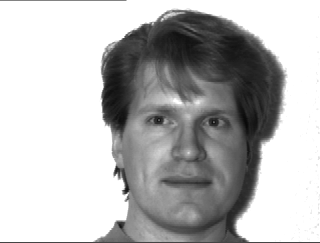
#> input picture data/subject01.centerlight.png, 320 x 243 px; its folder holds only this picture in this run
$ jupyter execute --allow-errors 'FisherFaces copy.ipynb'
#> lines starting #> are read from the running program, lines starting #| are printed output that depends on the picture
[cell 1]
# imports
from PIL import Image
import os
import numpy as np
import matplotlib.pyplot as plt

#### Loading the images from the data folder

[cell 2]
def load_dataset_with_names(folder_path):
#> called with folder_path = 'data/'
    dataset = []

    for filename in os.listdir(folder_path):
        file_path = os.path.join(folder_path, filename)

        if file_path.endswith(('.png')):
            img = Image.open(file_path)
#> img is the input picture: PIL image 320x243 L; min 9, max 255, mean 184.5
            img_array = np.array(img)
            parts = filename.split('.')
            subject = parts[0]
            emotion = parts[1]

            img_info = {'image': img_array, 'subject': subject, 'emotion': emotion}

            dataset.append(img_info)

    return dataset

[cell 3]
folder_path = 'data/'
image_dataset_raw = load_dataset_with_names(folder_path)
#> image_dataset_raw = 1 item

[cell 4]
image_dataset_raw[0]

[cell 5]
print(f"Number of images: {len(image_dataset_raw)}")
#| Number of images: 1
print(f"shape of Images: {image_dataset_raw[0]['image'].shape}")
#| shape of Images: (243, 320)

#### Preparing the training & testing dataset

* All persons images are being used for the training (8 of 11 pose images for train and 3 of 11 for test)

[cell 6]
train_data = {}
test_data = {}
for i in image_dataset_raw:
    train_data[i['subject']] = [img['image'] for img in image_dataset_raw if (img['subject'] == i['subject'] and img['emotion'] not in ['happy', 'sad', 'surprised'])]

    test_data[i['subject']] = [img['image'] for img in image_dataset_raw if (img['subject'] == i['subject'] and img['emotion'] in ['happy', 'sad', 'surprised'])]
#> this loop made 1 pass
#> after the loop, test_data = {'subject01': []}; train_data = 1 item

[cell 7]
train_data.keys()

[cell 8]
print(len(train_data['subject01']))
#| 1
print(len(test_data['subject01']))
#| 0

#### Scaling the pixel values

[cell 9]
# scaling the images
train_data = {k: [img/255 for img in v] for k, v in train_data.items()}
test_data = {k: [img/255 for img in v] for k, v in test_data.items()}

[cell 10]
train_data['subject01'][0].shape
#> Out = (243, 320)

[cell 11]
num_images = len(train_data['subject01'])
#> num_images = 1
num_rows = 2
num_cols = 4
fig, axes = plt.subplots(num_rows, num_cols, figsize=(6, 6))
for i, ax in enumerate(axes.flat):
    if i < num_images:
        ax.imshow(train_data['subject01'][i], cmap='gray')
plt.show()
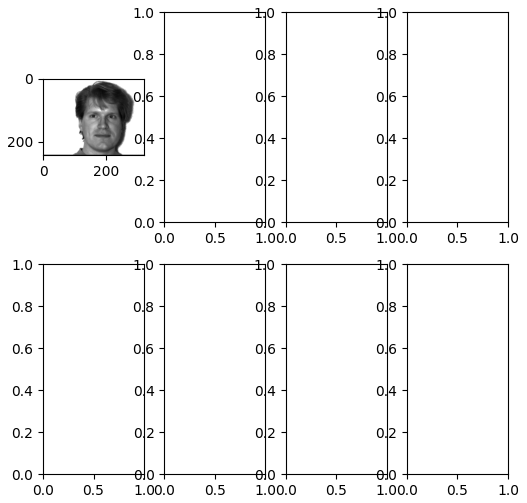
#> figure drawn by matplotlib, 1 panel

#### Flattening the train_data & test_data

[cell 12]
# flatten the images
train_data = {k: [img.flatten() for img in v] for k, v in train_data.items()}
test_data = {k: [img.flatten() for img in v] for k, v in test_data.items()}

[cell 13]
print(train_data['subject01'][0].shape)
#| (77760,)
#> (the rest of this cell did not finish here and is left out)

#### PCA
* We must perform dimensionality reduction to compute the scatter matrices and others

[cell 14]
# reducing the dimensionality of the images using PCA
all_train_images = np.concatenate([np.array(v) for v in train_data.values()])
overall_mean_face = np.mean(all_train_images, axis=0)
all_train_images_centered = all_train_images - overall_mean_face
cov_overall = all_train_images_centered @ all_train_images_centered.T
#> cov_overall = [0]
cov_overall.shape
#> Out = (1, 1)

[cell 15]
eigenvalues_overall, eigenvectors_overall = np.linalg.eig(cov_overall)
#> eigenvalues_overall = [0]; eigenvectors_overall = [1]
eigenvectors_overall.shape
#> Out = (1, 1)

[cell 16]
sorted_eigenvectors_overall = eigenvectors_overall[:, np.argsort(eigenvalues_overall)[::-1]]
#> sorted_eigenvectors_overall = [1]
selected_eigenvectors_overall = sorted_eigenvectors_overall[:, :100]
#> selected_eigenvectors_overall = [1]
selected_eigenvectors_overall.shape
#> Out = (1, 1)

[cell 17]
u = np.dot(all_train_images_centered.T, selected_eigenvectors_overall)
u.shape
#> Out = (77760, 1)

[cell 18]
projected_train_images = np.dot(all_train_images_centered, u)
#> projected_train_images = [0]
projected_train_images.shape
#> Out = (1, 1)

[cell 19]
new_train_data = {k: [img for img in projected_train_images[i:i+8]] for i, (k, v) in enumerate(train_data.items())}
#> new_train_data = {'subject01': [[0]]}

[cell 20]
len(new_train_data['subject01'])
#> Out = 1

[cell 21]
new_train_data['subject01'][0].shape
#> Out = (1,)

#### Calculating the overall_mean & class_mean

[cell 22]
overall_mean = np.mean(projected_train_images, axis=0)
#> overall_mean = [0]
class_mean = {k: np.mean(v, axis=0) for k, v in new_train_data.items()}
#> class_mean = {'subject01': [0]}

[cell 23]
print(len(class_mean))
#| 1
print(overall_mean.shape)
#| (1,)

#### Substracting the class_mean from the train images

[cell 24]
train_data_centered = {k: [img - class_mean[k] for img in v] for k, v in new_train_data.items()}
#> train_data_centered = {'subject01': [[0]]}

#### Within class scatter matrix

#> (a cell that did not finish here is left out)

#> (a cell that did not finish here is left out)

#### Between class scatter matrix

[cell 27]
# between class scatter matrix
s_b = sum(len(v) * np.outer((class_mean[k] - overall_mean), (class_mean[k] - overall_mean).T) for k, v in train_data_centered.items())
#> s_b = [0]

[cell 28]
s_b.shape
#> Out = (1, 1)

#> (a cell that did not finish here is left out)

#> (a cell that did not finish here is left out)

[cell 31]
# sorted_eigenvectors = ei_vectors[:, np.argsort(ei_values)[::-1]]
# selected_eigenvectors = sorted_eigenvectors[:, :90]
# selected_eigenvectors.shape
class_mean['subject01'].shape

#### Projecting on the eigen vectors

#> (a cell that did not finish here is left out)

#> (a cell that did not finish here is left out)

#### Reducing the dimensions of the testdata

[cell 34]
all_test_images = np.concatenate([np.array(v) for v in test_data.values()])
#> all_test_images = empty array
all_test_images.shape

#> (a cell that did not finish here is left out)

[cell 36]
selected_eigenvectors_overall.shape

#> (a cell that did not finish here is left out)

#> (a cell that did not finish here is left out)

#> (a cell that did not finish here is left out)

[cell 40]
all_data = np.array([img for subject in train_data_centered.values() for img in subject])
#> all_data = [0]
#> (the rest of this cell did not finish here and is left out)


$ run again, on data/subject01.sleepy.png
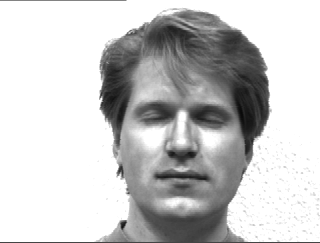
#> input picture data/subject01.sleepy.png, 320 x 243 px
#> in load_dataset_with_names, img is the input picture: PIL image 320x243 L; min 9, max 255, mean 200.5
#> image_dataset_raw = 1 item
#| Number of images: 1
#| shape of Images: (243, 320)
#> the loop `for i in image_dataset_raw:` made 1 pass
#> after the loop `for i in image_dataset_raw:`: test_data = {'subject01': []}; train_data = 1 item
#| 1
#| 0
#> num_images = 1
#> `plt.show()`:
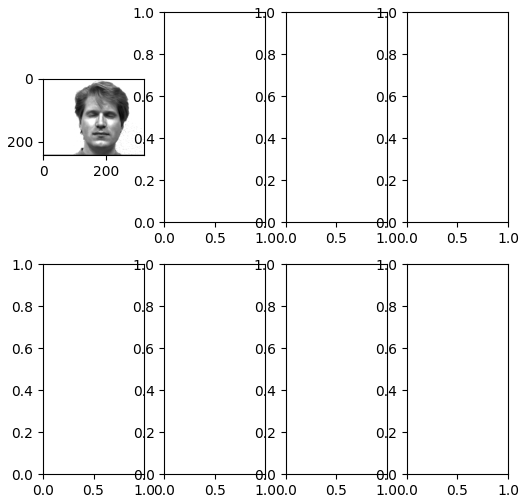
#> figure drawn by matplotlib, 1 panel
#| (77760,)
#> cov_overall = [0]
#> eigenvectors_overall = [1]
#> projected_train_images = [0]
#> new_train_data = {'subject01': [[0]]}
#> `len(new_train_data['subject01'])`: Out = 1
#> overall_mean = [0]
#> class_mean = {'subject01': [0]}
#| 1
#| (1,)
#> train_data_centered = {'subject01': [[0]]}
#> s_b = [0]
#> all_test_images = empty array
#> all_data = [0]
